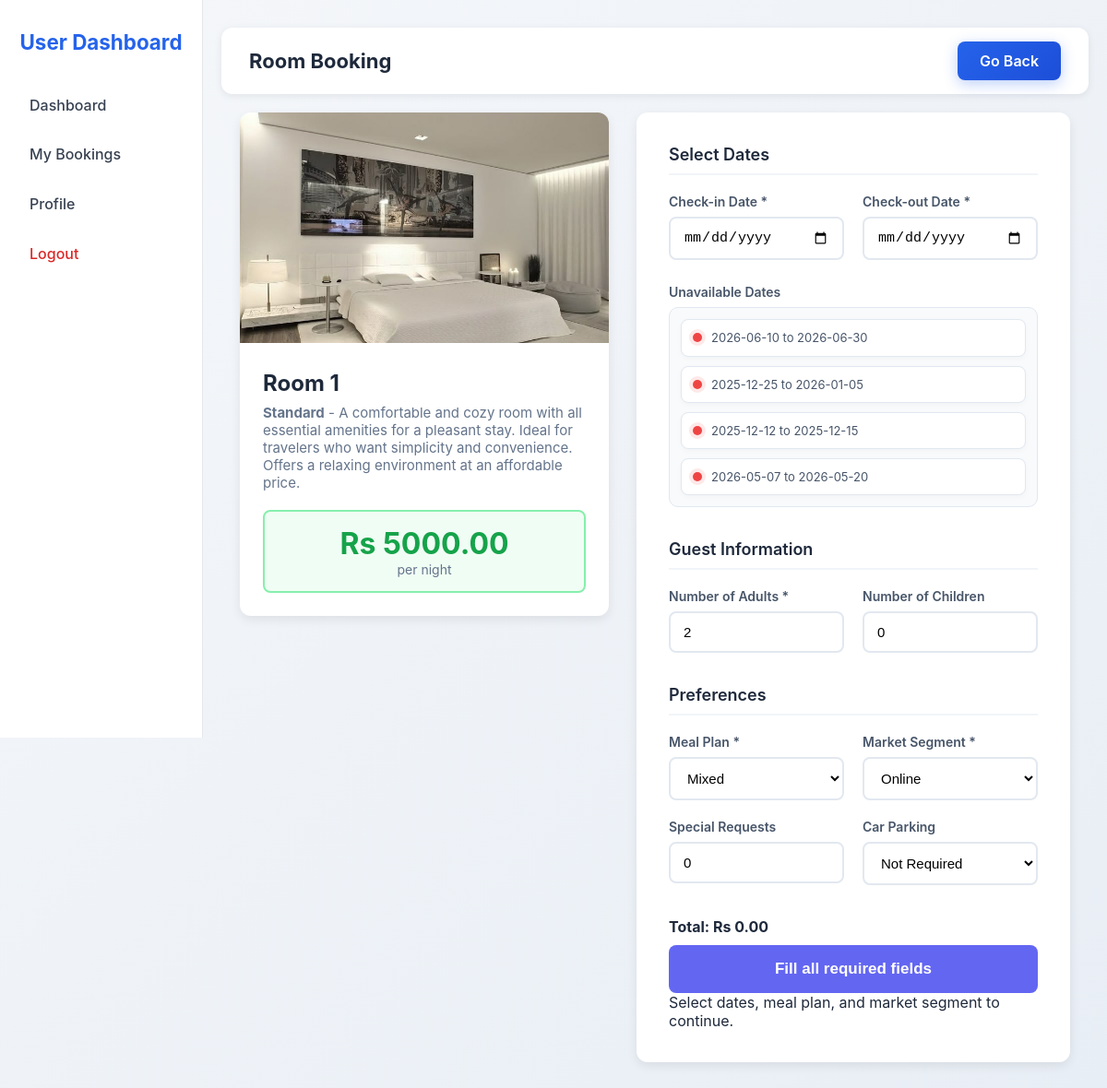
/book_room/1 (signed in), run on the app's committed database.
### tables this page shows
CREATE TABLE room_types (
            room_type_id INTEGER PRIMARY KEY AUTOINCREMENT,
            room_type_name TEXT UNIQUE NOT NULL,
            description TEXT,
            price_per_night INTEGER,
            image_path TEXT
        );

CREATE TABLE rooms (
            room_id INTEGER PRIMARY KEY AUTOINCREMENT,
            room_number TEXT UNIQUE NOT NULL,
            room_type_id INTEGER NOT NULL,
            price_per_night INTEGER,
            FOREIGN KEY(room_type_id) REFERENCES room_types(room_type_id) ON DELETE CASCADE
        );

### app.py (the view, shortened to what this page needs)
@app.route("/book_room/<int:room_id>", methods=["GET", "POST"])
@login_required
def book_room(room_id):
    conn = get_db_connection()
    room = conn.execute("""
        SELECT r.room_id, r.room_number, r.price_per_night, t.room_type_name, t.image_path, t.description
        FROM rooms r
        JOIN room_types t ON r.room_type_id = t.room_type_id
        WHERE r.room_id=?
    """, (room_id,)).fetchone()
    if not room:
        flash("Room not found!", "danger")
        conn.close()
        return redirect(url_for("user_dashboard"))
    meal_plans = conn.execute("SELECT * FROM meal_plans").fetchall()
    segments = conn.execute("SELECT * FROM market_segments").fetchall()
    customer_id = session["user_id"]
    prev_bookings = conn.execute("""
        SELECT booking_status FROM bookings WHERE customer_id = ? ORDER BY created_at DESC
    """, (customer_id,)).fetchall()
    total_previous_bookings = len(prev_bookings)
    previous_cancellations = sum(1 for b in prev_bookings if b["booking_status"] == "Canceled")
    previous_successful = sum(1 for b in prev_bookings if b["booking_status"] == "Not_Canceled")
    repeated_guest = 1 if total_previous_bookings > 0 else 0
    booked_rows = conn.execute("""
        SELECT arrival_year, arrival_month, arrival_date,
               total_nights, no_of_weekend_nights, no_of_week_nights
        FROM bookings
        WHERE room_id = ? AND booking_status = 'Not_Canceled'
    """, (room_id,)).fetchall()
    conn.close()
    unavailable_ranges = []
    for r in booked_rows:
        start, end, total_nights = booking_window_from_row(r)
        if total_nights <= 0:
            continue
        unavailable_ranges.append({
            "start": start.isoformat(),
            "end": end.isoformat()
        })
    return render_template(
        "book_room.html",
        room=room,
        meal_plans=meal_plans,
        segments=segments,
        repeated_guest=repeated_guest,
        previous_cancellations=previous_cancellations,
        previous_successful=previous_successful,
        khalti_public_key=KHALTI_PUBLIC_KEY,  # Pass to template
        unavailable_ranges=unavailable_ranges
    )

### app.py (called while the page is built)
def get_db_connection():
    conn = sqlite3.connect(DB_PATH)
    conn.row_factory = sqlite3.Row
    conn.execute("PRAGMA foreign_keys = ON")
    return conn

def compute_total_nights_from_row(row):
    total_nights = row["total_nights"]
    if total_nights is not None and total_nights > 0:
        return total_nights
    return (row["no_of_weekend_nights"] or 0) + (row["no_of_week_nights"] or 0)

def booking_window_from_row(row):
    total_nights = compute_total_nights_from_row(row)
    checkin = datetime(
        row["arrival_year"],
        row["arrival_month"],
        row["arrival_date"]
    ).date()
    checkout = checkin + timedelta(days=total_nights)
    return checkin, checkout, total_nights

def login_required(f):
    @wraps(f)
    def decorated(*args, **kwargs):
        if "user_id" not in session:
            flash("Please login first.", "warning")
            return redirect(url_for("login"))
        return f(*args, **kwargs)
    return decorated

### templates/book_room.html (shortened to what this page needs)
<!DOCTYPE html>
<html lang="en">
<head>
    <link rel="stylesheet" href="{{ url_for('static', filename='css/book_room.css') }}">
    <link rel="stylesheet" href="{{ url_for('static', filename='css/flash.css') }}">
</head>
<body>
    <div class="dashboard">
        <aside class="sidebar">
            <h2>User Dashboard</h2>
            <nav>
                <a href="{{ url_for('user_dashboard') }}">Dashboard</a>
                <a href="{{ url_for('my_bookings') }}">My Bookings</a>
                <a href="{{ url_for('user_profile') }}">Profile</a>
                <a href="{{ url_for('logout') }}" class="logout">Logout</a>
            </nav>
        </aside>
        <div class="booking-main">
            <div class="top-bar">
                <h1>Room Booking</h1>
                <a href="{{ url_for('user_dashboard') }}" class="back">Go Back</a>
            </div>
            <div class="container">
                <div class="room-card">
                    {% if room.image_path %}
                    <img src="{{ url_for('static', filename='uploads/rooms/' ~ room.image_path) }}" alt="Room" class="room-image">
                    {% else %}
                    <img src="https://via.placeholder.com/400x250/6366f1/ffffff?text=Room+{{ room.room_number }}" alt="Room" class="room-image">
                    {% endif %}
                    <div class="room-info">
                        <h2>Room {{ room.room_number }}</h2>
                        <p class="room-type"><b>{{ room.room_type_name }}</b> - {{ room.description }}</p>
                        <div class="price-tag">
                            <div class="price">Rs {{ "%.2f"|format(room.price_per_night|default(120)) }}</div>
                            <div class="per-night">per night</div>
                        </div>
                    </div>
                </div>
                <div class="form-card">
                    <form id="bookingForm">
                        <div class="section">
                            <h2>Select Dates</h2>
                            <div class="grid">
                                <div class="form-group">
                                    <label>Check-in Date *</label>
                                    <input type="date" id="checkin" required>
                                </div>
                                <div class="form-group">
                                    <label>Check-out Date *</label>
                                    <input type="date" id="checkout" required>
                                </div>
                                <div class="form-group full-width">
                                    <label>Unavailable Dates</label>
                                    <ul id="unavailable-list" class="unavailable-list">
                                        {% if unavailable_ranges and unavailable_ranges|length > 0 %}
                                            {% for r in unavailable_ranges %}
                                                <li>{{ r.start[:10] }} to {{ r.end[:10] }}</li>
                                            {% endfor %}
                                        {% else %}
                                            <li class="empty-state">No unavailable dates.</li>
                                        {% endif %}
                                    </ul>
                                </div>
                            </div>
                        </div>
                        <div class="section">
                            <h2>Guest Information</h2>
                            <div class="grid">
                                <div class="form-group">
                                    <label>Number of Adults *</label>
                                    <input type="number" id="no_of_adults" min="1" max="6" value="2" required>
                                </div>
                                <div class="form-group">
                                    <label>Number of Children</label>
                                    <input type="number" id="no_of_children" min="0" max="4" value="0">
                                </div>
                            </div>
                        </div>
                        <div class="section">
                            <h2>Preferences</h2>
                            <div class="grid">
                                <div class="form-group">
                                    <label>Meal Plan *</label>
                                    <select id="meal_plan_id" required>
                                        {% for m in meal_plans %}
                                        <option value="{{ m.meal_plan_id }}">{{ m.meal_plan_name }}</option>
                                        {% endfor %}
                                    </select>
                                </div>
                                <div class="form-group">
                                    <label>Market Segment *</label>
                                    <select id="market_segment_id" required>
                                        {% for s in segments %}
                                        <option value="{{ s.market_segment_id }}" data-segment-name="{{ s.segment_name }}">{{ s.segment_name }}</option>
                                        {% endfor %}
                                    </select>
                                </div>
                                <div class="form-group">
                                    <label>Special Requests</label>
                                    <input type="number" id="no_of_special_requests" min="0" max="5" value="0">
                                </div>
                                <div class="form-group">
                                    <label>Car Parking</label>
                                    <select id="required_car_parking_space">
                                        <option value="0">Not Required</option>
                                    </select>
                                </div>
                            </div>
                        </div>
                        <div class="payment-section">
                            <div class="total-preview">
                                <strong>Total: Rs <span id="display_total">0.00</span></strong>
                            </div>
                            <button type="button" class="btn-submit" id="bookButton" disabled>
                                <span id="button-text">Fill all fields</span>
                            </button>
                            <div class="payment-note" id="payment-note">
                            </div>
                        </div>
                    </form>
                </div>
            </div>
        </div>
    </div>
</body>
</html>

### static/css/book_room.css (style rules this page uses)
* { margin: 0; padding: 0; box-sizing: border-box; }
body { font-family: 'Inter', -apple-system, BlinkMacSystemFont, 'Segoe UI', Arial, sans-serif; background: linear-gradient(135deg, #f5f7fa 0%, #e8eef5 100%); color: #1e293b; padding: 0; min-height: 100vh; }
.dashboard { display: flex; min-height: 100vh; }
.sidebar { width: 220px; background: #ffffff; border-right: 1px solid #e5e7eb; padding: 2rem 1rem; position: fixed; top: 0; left: 0; height: 100vh; display: flex; flex-direction: column; }
.sidebar h2 { font-size: 1.4rem; font-weight: 700; text-align: center; margin-bottom: 2rem; color: #2563eb; }
.sidebar nav { display: flex; flex-direction: column; gap: 0.5rem; }
.sidebar nav a { padding: 0.8rem 1rem; color: #374151; text-decoration: none; border-radius: 8px; font-weight: 500; transition: all 0.2s ease-in-out; display: block; }
.sidebar nav a.logout { margin-top: auto; color: #dc2626; }
.booking-main { flex: 1; margin-left: 220px; width: calc(100% - 220px); padding: 30px 20px 40px; min-height: 100vh; }
.top-bar { display: flex; flex-direction: row; justify-content: space-between; align-items: center; background: white; padding: 15px 30px; box-shadow: 0 2px 8px rgba(0, 0, 0, 0.08); border-radius: 12px; margin-bottom: 20px; gap: 20px; }
.back { background: linear-gradient(135deg, #2563eb, #1d4ed8); color: white; box-shadow: 0 4px 15px rgba(37, 99, 235, 0.3); padding: 0.7rem 1.5rem; font-size: 1rem; text-decoration: none; border-radius: 8px; border: none; cursor: pointer; font-weight: 600; transition: all 0.3s ease; display: inline-block; }
.top-bar h1 { font-size: 22px; color: #1e293b; }
.container { max-width: 1100px; margin: 0 auto; margin-top: 10px; padding: 0 20px; display: grid; grid-template-columns: 400px 1fr; gap: 30px; }
.room-card { background: white; border-radius: 12px; overflow: hidden; box-shadow: 0 4px 12px rgba(0, 0, 0, 0.08); height: fit-content; position: sticky; top: 20px; }
.room-image { width: 100%; height: 250px; object-fit: cover; }
.room-info { padding: 25px; }
.room-info h2 { font-size: 24px; color: #1e293b; margin-bottom: 8px; }
.room-info .room-type { color: #64748b; font-size: 15px; margin-bottom: 20px; }
.price-tag { background: #f0fdf4; border: 2px solid #86efac; padding: 15px; border-radius: 8px; text-align: center; }
.price-tag .price { font-size: 32px; font-weight: bold; color: #16a34a; }
.price-tag .per-night { color: #64748b; font-size: 14px; }
.form-card { background: white; border-radius: 12px; box-shadow: 0 4px 12px rgba(0, 0, 0, 0.08); padding: 35px; }
.section { margin-bottom: 35px; }
.section h2 { color: #1e293b; font-size: 18px; margin-bottom: 20px; padding-bottom: 10px; border-bottom: 2px solid #f1f5f9; font-weight: 600; }
.grid { display: grid; grid-template-columns: 1fr 1fr; gap: 20px; }
.form-group { display: flex; flex-direction: column; }
label { font-weight: 600; color: #475569; margin-bottom: 8px; font-size: 14px; }
input, select { width: 100%; padding: 12px 14px; border: 2px solid #e2e8f0; border-radius: 8px; font-size: 15px; background: white; transition: all 0.2s; }
.full-width { grid-column: 1 / -1; }
.unavailable-list { list-style: none; border: 1px solid #e2e8f0; background: #f8fafc; padding: 12px; border-radius: 10px; font-size: 13px; color: #475569; line-height: 1.4; min-height: 48px; display: grid; gap: 10px; }
.unavailable-list li { display: flex; align-items: center; gap: 10px; padding: 10px 12px; border-radius: 8px; background: white; border: 1px solid #e2e8f0; box-shadow: 0 2px 6px rgba(0, 0, 0, 0.03); position: relative; }
.unavailable-list li::before { content: ""; width: 10px; height: 10px; border-radius: 50%; background: #ef4444; box-shadow: 0 0 0 4px rgba(239, 68, 68, 0.12); flex-shrink: 0; }
.btn-submit { width: 100%; background: #6366f1; color: white; padding: 16px; font-size: 17px; font-weight: 600; border: none; border-radius: 8px; cursor: pointer; margin-top: 10px; transition: all 0.3s; }

### data on the page
room_types: image_path (picture), room_type_name "Standard", description "A comfortable and cozy room with all essential amenities for a pleasant stay. Ideal for travelers who want simplicity and convenience. Offers a relaxing environment at an affordable price."
rooms: room_number "1", price_per_night "5000.00"

### other printed values
{{ r.start[:10] }} "2026-06-10" "2025-12-25" "2025-12-12" "2026-05-07"
{{ r.end[:10] }} "2026-06-30" "2026-01-05" "2025-12-15" "2026-05-20"
form field value "Mixed"
form field value "Online"
